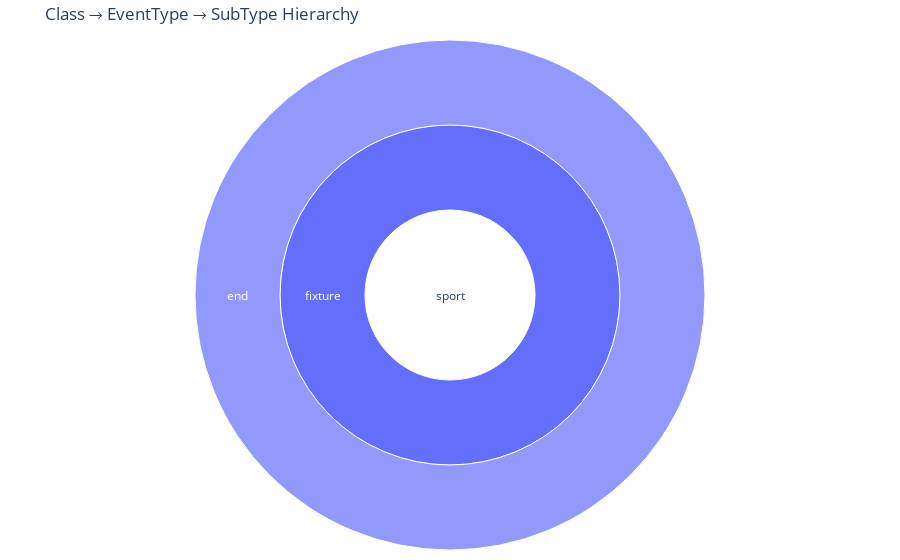
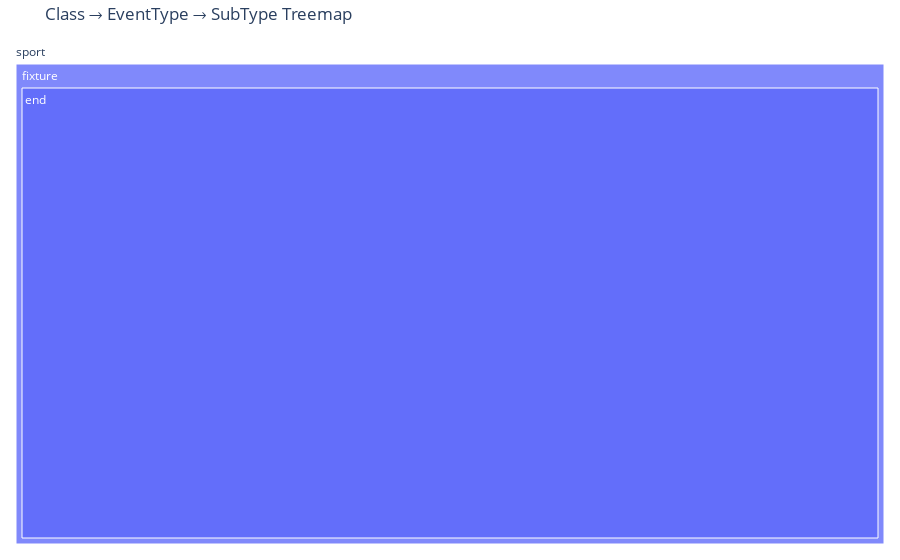
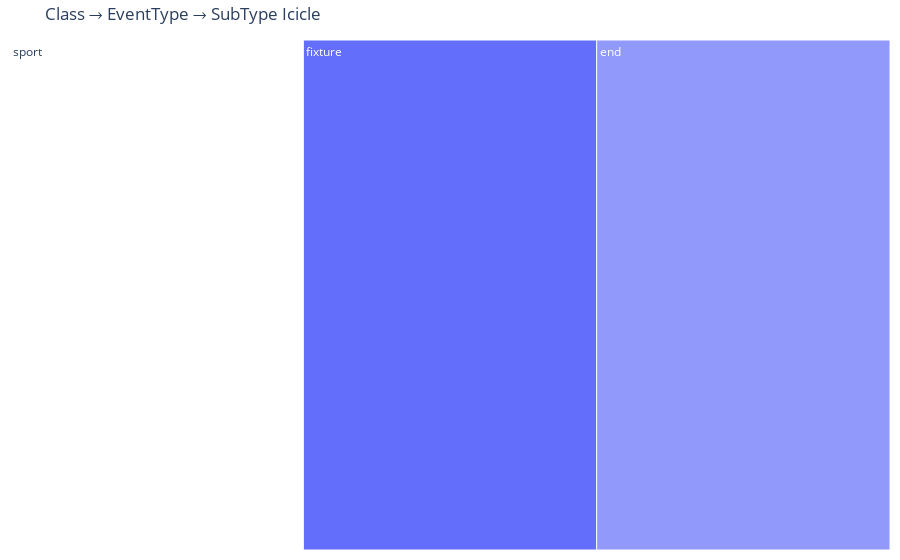

Notebook cell for these charts, in order:
### Code cell
import plotly.express as px

df_filtered = df[["data.class", "data.eventType", "data.subType"]].dropna()


fig = px.sunburst(
    df_filtered,
    path=["data.class", "data.eventType", "data.subType"],
    values=None,  # or use a 'count' column if pre-aggregated
    title="Class → EventType → SubType Hierarchy"
)
fig.update_layout(margin=dict(t=40, l=10, r=10, b=10))
fig.show()

fig = px.treemap(
    df_filtered,
    path=["data.class", "data.eventType", "data.subType"],
    values=None,  # or 'count'
    title="Class → EventType → SubType Treemap"
)
fig.update_layout(margin=dict(t=40, l=10, r=10, b=10))
fig.show()


fig = px.icicle(
    df_filtered,
    path=["data.class", "data.eventType", "data.subType"],
    values=None,
    title="Class → EventType → SubType Icicle"
)
fig.update_layout(margin=dict(t=40, l=10, r=10, b=10))
fig.show()

### Figure 1 — Plotly figure (JSON) as saved in the notebook; plotly's stock layout.template omitted (floating-point values rounded to 4 significant figures)
{"data": [{"branchvalues": "total", "domain": {"x": [0, 1], "y": [0, 1]}, "hovertemplate": "labels=%{label}<br>count=%{value}<br>parent=%{parent}<br>id=%{id}<extra></extra>", "ids": ["sport/fixture/end", "sport/fixture", "sport"], "labels": ["end", "fixture", "sport"], "name": "", "parents": ["sport/fixture", "sport", ""], "type": "sunburst", "values": [304, 304, 304]}], "layout": {"legend": {"tracegroupgap": 0}, "margin": {"b": 10, "l": 10, "r": 10, "t": 40}, "title": {"text": "Class → EventType → SubType Hierarchy"}}}

### Figure 2 — Plotly figure (JSON) as saved in the notebook; plotly's stock layout.template omitted (floating-point values rounded to 4 significant figures)
{"data": [{"branchvalues": "total", "domain": {"x": [0, 1], "y": [0, 1]}, "hovertemplate": "labels=%{label}<br>count=%{value}<br>parent=%{parent}<br>id=%{id}<extra></extra>", "ids": ["sport/fixture/end", "sport/fixture", "sport"], "labels": ["end", "fixture", "sport"], "name": "", "parents": ["sport/fixture", "sport", ""], "type": "treemap", "values": [304, 304, 304]}], "layout": {"legend": {"tracegroupgap": 0}, "margin": {"b": 10, "l": 10, "r": 10, "t": 40}, "title": {"text": "Class → EventType → SubType Treemap"}}}

### Figure 3 — Plotly figure (JSON) as saved in the notebook; plotly's stock layout.template omitted (floating-point values rounded to 4 significant figures)
{"data": [{"branchvalues": "total", "domain": {"x": [0, 1], "y": [0, 1]}, "hovertemplate": "labels=%{label}<br>count=%{value}<br>parent=%{parent}<br>id=%{id}<extra></extra>", "ids": ["sport/fixture/end", "sport/fixture", "sport"], "labels": ["end", "fixture", "sport"], "name": "", "parents": ["sport/fixture", "sport", ""], "type": "icicle", "values": [304, 304, 304]}], "layout": {"legend": {"tracegroupgap": 0}, "margin": {"b": 10, "l": 10, "r": 10, "t": 40}, "title": {"text": "Class → EventType → SubType Icicle"}}}
